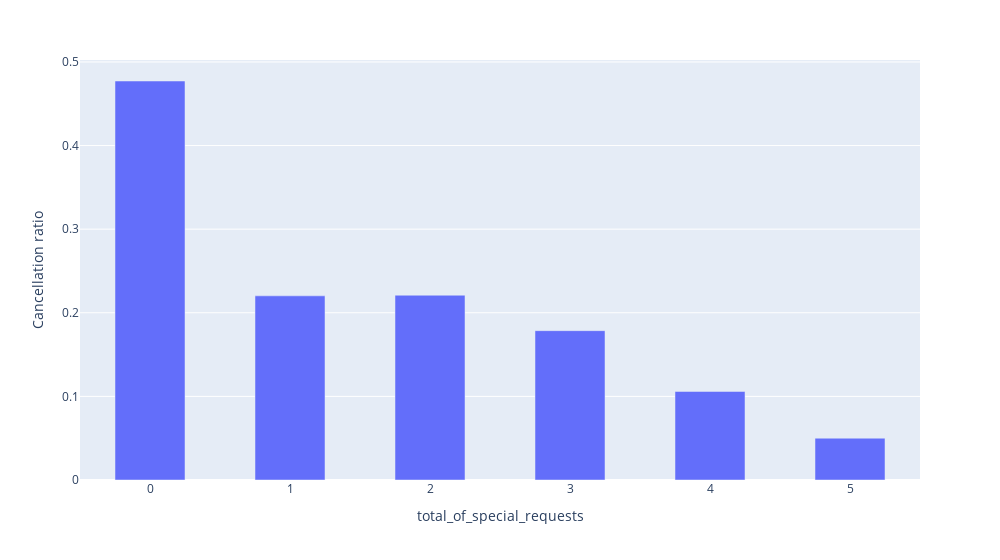

This figure's notebook cell:
### Code cell
reqd_df = pd.DataFrame({"total_of_special_requests": ratio.keys(), "Cancellation ratio": ratio.values()})
fig = px.bar(reqd_df, x="total_of_special_requests", y="Cancellation ratio", width=1000)
fig.update_traces(width=0.5)
fig.show()

### Figure 1 — Plotly figure (JSON) as saved in the notebook; plotly's stock layout.template omitted (floating-point values rounded to 4 significant figures)
{"data": [{"alignmentgroup": "True", "hovertemplate": "total_of_special_requests=%{x}<br>Cancellation ratio=%{y}<extra></extra>", "legendgroup": "", "marker": {"color": "#636efa", "pattern": {"shape": ""}}, "name": "", "offsetgroup": "", "orientation": "v", "showlegend": false, "textposition": "auto", "type": "bar", "width": 0.5, "x": [0, 1, 3, 2, 4, 5], "xaxis": "x", "y": [0.4772, 0.2202, 0.1786, 0.221, 0.1059, 0.05], "yaxis": "y"}], "layout": {"barmode": "relative", "legend": {"tracegroupgap": 0}, "margin": {"t": 60}, "width": 1000, "xaxis": {"anchor": "y", "domain": [0, 1], "title": {"text": "total_of_special_requests"}}, "yaxis": {"anchor": "x", "domain": [0, 1], "title": {"text": "Cancellation ratio"}}}}
